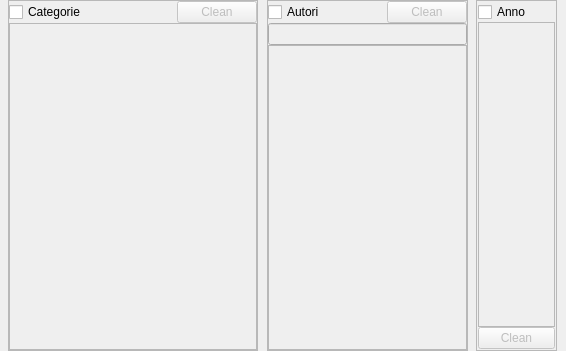
            <widget class="QFrame" name="frame_2">
             <property name="minimumSize">
              <size>
               <width>566</width>
               <height>351</height>
              </size>
             </property>
             <property name="maximumSize">
              <size>
               <width>566</width>
               <height>16777215</height>
              </size>
             </property>
             <property name="frameShape">
              <enum>QFrame::NoFrame</enum>
             </property>
             <property name="frameShadow">
              <enum>QFrame::Plain</enum>
             </property>
             <layout class="QHBoxLayout" name="horizontalLayout">
              <property name="spacing">
               <number>0</number>
              </property>
              <property name="margin">
               <number>0</number>
              </property>
              <item>
               <spacer name="horizontalSpacer_7">
                <property name="orientation">
                 <enum>Qt::Horizontal</enum>
                </property>
                <property name="sizeHint" stdset="0">
                 <size>
                  <width>40</width>
                  <height>20</height>
                 </size>
                </property>
               </spacer>
              </item>
              <item>
               <widget class="QFrame" name="frameCategoria">
                <property name="minimumSize">
                 <size>
                  <width>250</width>
                  <height>341</height>
                 </size>
                </property>
                <property name="maximumSize">
                 <size>
                  <width>200</width>
                  <height>16777215</height>
                 </size>
                </property>
                <property name="frameShape">
                 <enum>QFrame::StyledPanel</enum>
                </property>
                <property name="frameShadow">
                 <enum>QFrame::Raised</enum>
                </property>
                <layout class="QGridLayout" name="gridLayout_6">
                 <property name="margin">
                  <number>0</number>
                 </property>
                 <property name="spacing">
                  <number>0</number>
                 </property>
                 <item row="0" column="0">
                  <widget class="QCheckBox" name="Select_RicercaCategoria">
                   <property name="text">
                    <string>Categorie</string>
                   </property>
                  </widget>
                 </item>
                 <item row="0" column="2">
                  <widget class="QPushButton" name="CleanCategorie">
                   <property name="enabled">
                    <bool>false</bool>
                   </property>
                   <property name="text">
                    <string>Clean</string>
                   </property>
                  </widget>
                 </item>
                 <item row="0" column="1">
                  <spacer name="horizontalSpacer">
                   <property name="orientation">
                    <enum>Qt::Horizontal</enum>
                   </property>
                   <property name="sizeHint" stdset="0">
                    <size>
                     <width>40</width>
                     <height>20</height>
                    </size>
                   </property>
                  </spacer>
                 </item>
                 <item row="1" column="0" colspan="3">
                  <widget class="QListWidget" name="ListaCategorie">
                   <property name="enabled">
                    <bool>false</bool>
                   </property>
                   <property name="minimumSize">
                    <size>
                     <width>200</width>
                     <height>300</height>
                    </size>
                   </property>
                   <property name="maximumSize">
                    <size>
                     <width>16777215</width>
                     <height>1000000</height>
                    </size>
                   </property>
                   <property name="selectionMode">
                    <enum>QAbstractItemView::MultiSelection</enum>
                   </property>
                   <property name="selectionRectVisible">
                    <bool>true</bool>
                   </property>
                  </widget>
                 </item>
                </layout>
               </widget>
              </item>
              <item>
               <spacer name="horizontalSpacer_5">
                <property name="orientation">
                 <enum>Qt::Horizontal</enum>
                </property>
                <property name="sizeHint" stdset="0">
                 <size>
                  <width>40</width>
                  <height>20</height>
                 </size>
                </property>
               </spacer>
              </item>
              <item>
               <widget class="QFrame" name="FrameAutori">
                <property name="enabled">
                 <bool>true</bool>
                </property>
                <property name="minimumSize">
                 <size>
                  <width>201</width>
                  <height>341</height>
                 </size>
                </property>
                <property name="maximumSize">
                 <size>
                  <width>201</width>
                  <height>16777215</height>
                 </size>
                </property>
                <property name="frameShape">
                 <enum>QFrame::StyledPanel</enum>
                </property>
                <property name="frameShadow">
                 <enum>QFrame::Raised</enum>
                </property>
                <layout class="QGridLayout" name="gridLayout_12">
                 <property name="margin">
                  <number>0</number>
                 </property>
                 <property name="spacing">
                  <number>0</number>
                 </property>
                 <item row="0" column="0">
                  <widget class="QCheckBox" name="Select_ListaAutori">
                   <property name="text">
                    <string>Autori</string>
                   </property>
                  </widget>
                 </item>
                 <item row="2" column="0" colspan="3">
                  <widget class="QLineEdit" name="FiltroAutori">
                   <property name="enabled">
                    <bool>false</bool>
                   </property>
                  </widget>
                 </item>
                 <item row="0" column="1">
                  <spacer name="horizontalSpacer_2">
                   <property name="orientation">
                    <enum>Qt::Horizontal</enum>
                   </property>
                   <property name="sizeHint" stdset="0">
                    <size>
                     <width>40</width>
                     <height>20</height>
                    </size>
                   </property>
                  </spacer>
                 </item>
                 <item row="0" column="2">
                  <widget class="QPushButton" name="CleanAutori">
                   <property name="enabled">
                    <bool>false</bool>
                   </property>
                   <property name="text">
                    <string>Clean</string>
                   </property>
                  </widget>
                 </item>
                 <item row="3" column="0" colspan="3">
                  <widget class="QListWidget" name="ListaAutori">
                   <property name="enabled">
                    <bool>false</bool>
                   </property>
                   <property name="selectionMode">
                    <enum>QAbstractItemView::MultiSelection</enum>
                   </property>
                  </widget>
                 </item>
                 <item row="1" column="0">
                  <layout class="QFormLayout" name="formLayout"/>
                 </item>
                </layout>
               </widget>
              </item>
              <item>
               <spacer name="horizontalSpacer_6">
                <property name="orientation">
                 <enum>Qt::Horizontal</enum>
                </property>
                <property name="sizeHint" stdset="0">
                 <size>
                  <width>40</width>
                  <height>20</height>
                 </size>
                </property>
               </spacer>
              </item>
              <item>
               <widget class="QFrame" name="FrameAnno">
                <property name="enabled">
                 <bool>true</bool>
                </property>
                <property name="minimumSize">
                 <size>
                  <width>81</width>
                  <height>341</height>
                 </size>
                </property>
                <property name="maximumSize">
                 <size>
                  <width>81</width>
                  <height>16777215</height>
                 </size>
                </property>
                <property name="frameShape">
                 <enum>QFrame::StyledPanel</enum>
                </property>
                <property name="frameShadow">
                 <enum>QFrame::Raised</enum>
                </property>
                <layout class="QGridLayout" name="gridLayout_11">
                 <property name="horizontalSpacing">
                  <number>1</number>
                 </property>
                 <property name="verticalSpacing">
                  <number>0</number>
                 </property>
                 <property name="margin">
                  <number>1</number>
                 </property>
                 <item row="3" column="0" colspan="2">
                  <widget class="QListWidget" name="ListaAnni">
                   <property name="enabled">
                    <bool>false</bool>
                   </property>
                   <property name="alternatingRowColors">
                    <bool>false</bool>
                   </property>
                   <property name="selectionMode">
                    <enum>QAbstractItemView::MultiSelection</enum>
                   </property>
                  </widget>
                 </item>
                 <item row="1" column="0">
                  <widget class="QCheckBox" name="Select_Anno">
                   <property name="enabled">
                    <bool>true</bool>
                   </property>
                   <property name="text">
                    <string>Anno</string>
                   </property>
                  </widget>
                 </item>
                 <item row="4" column="0" colspan="2">
                  <widget class="QPushButton" name="CleanAnni">
                   <property name="enabled">
                    <bool>false</bool>
                   </property>
                   <property name="text">
                    <string>Clean</string>
                   </property>
                  </widget>
                 </item>
                </layout>
               </widget>
              </item>
              <item>
               <spacer name="horizontalSpacer_8">
                <property name="orientation">
                 <enum>Qt::Horizontal</enum>
                </property>
                <property name="sizeHint" stdset="0">
                 <size>
                  <width>40</width>
                  <height>20</height>
                 </size>
                </property>
               </spacer>
              </item>
             </layout>
            </widget>
